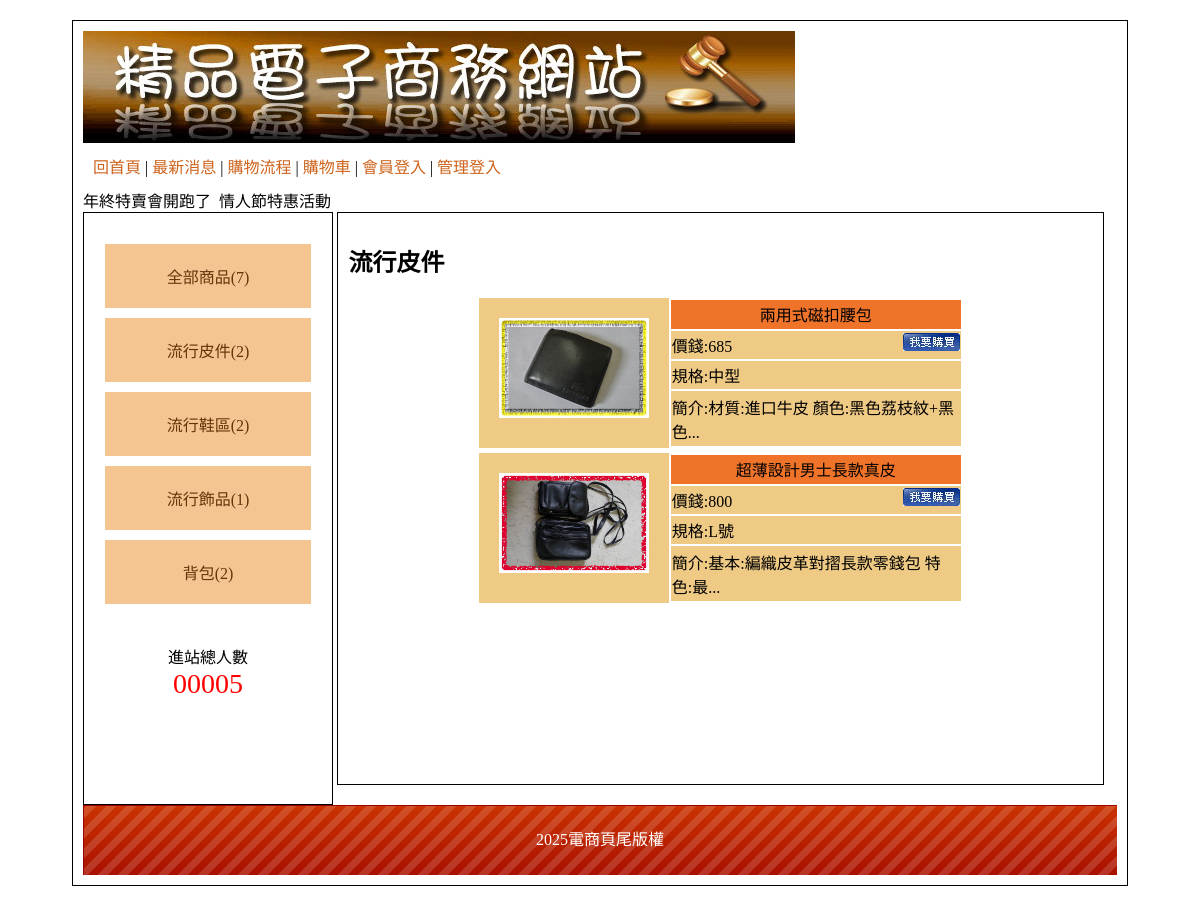
Screenshot of /?type=1 with the database file from the repository.
### tables this page shows
CREATE TABLE `type` (
  `id` int(10) UNSIGNED NOT NULL,
  `name` text NOT NULL,
  `big_id` int(2) NOT NULL DEFAULT 0
);

CREATE TABLE `item` (
  `id` int(10) UNSIGNED NOT NULL,
  `no` text NOT NULL,
  `name` text NOT NULL,
  `price` int(10) UNSIGNED NOT NULL,
  `spec` text NOT NULL,
  `stock` int(10) UNSIGNED NOT NULL,
  `img` text NOT NULL,
  `intro` text NOT NULL,
  `big` int(10) UNSIGNED NOT NULL,
  `mid` int(10) UNSIGNED NOT NULL,
  `sh` int(1) NOT NULL
);

CREATE TABLE `bot` (
  `id` int(10) UNSIGNED NOT NULL,
  `bottom` text NOT NULL
);

### api/db.php (called while the page is built, shortened)
<?php
class DB{
private $dsn="mysql:host=localhost;dbname=db11;charset=utf8";
private $pdo;
private $table;
function __construct($table){
    $this->table=$table;
    $this->pdo=new PDO($this->dsn,"root",'');
}
function all(...$arg){
    $sql="select * from $this->table ";
    if(isset($arg[0])){
        if(is_array($arg[0])){
            $tmp=$this->arraytosql($arg[0]);
            $sql=$sql." where ".join(" AND " , $tmp);
        }else{
            $sql .= $arg[0];
        }
    }
    return $this->pdo->query($sql)->fetchAll(PDO::FETCH_ASSOC);
}
function count(...$arg){
    $sql="select count(*) from $this->table ";
    if(isset($arg[0])){
        if(is_array($arg[0])){
            $tmp=$this->arraytosql($arg[0]);
            $sql=$sql." where ".join(" AND " , $tmp);
        }else{
            $sql .= $arg[0];
        }
    }
    return $this->pdo->query($sql)->fetchColumn();
}
function find($id){
    $sql="select * from $this->table ";
    if(is_array($id)){
        $tmp=$this->arraytosql($id);
        $sql=$sql." where ".join(" AND " , $tmp);
    }else{
        $sql .= " WHERE `id`='$id'";
    }
    return $this->pdo->query($sql)->fetch(PDO::FETCH_ASSOC);
}
private function arraytosql($array){
    $tmp=[];
    foreach($array as $key => $value){
        $tmp[]="`$key`='$value'";
    }
    return $tmp;
}
}
$Type=new DB('type');
$Bot=new DB('bot');
$Item=new DB('item');
?>

### index.php (the view, shortened to what this page needs)
<?php include_once "./api/db.php";?>
<!DOCTYPE html
    PUBLIC "-//W3C//DTD XHTML 1.0 Transitional//EN" "http://www.w3.org/TR/xhtml1/DTD/xhtml1-transitional.dtd">
<html xmlns="http://www.w3.org/1999/xhtml">
<head>
    <link href="./css/css.css" rel="stylesheet" type="text/css">
</head>
<body>
    <div id="main">
        <div id="top">
            <a href="?">
                <img src="./icon/0416.jpg">
            </a>
            <div style="padding:10px;">
                <a href="?">回首頁</a> |
                <a href="?do=news">最新消息</a> |
                <a href="?do=look">購物流程</a> |
                <a href="?do=buycart">購物車</a> |
                <?php
                  if(isset($_SESSION['login'])){
                    echo "<a href='./api/logout.php'>登出</a>";
                  }else{
                    echo "<a href='?do=login'>會員登入</a>";
                  }
                ?>
                |
                <?php
                  if(isset($_SESSION['admin'])){
                    echo "<a href='back.php'>返回管理</a>";
                  }else{
                    echo "<a href='?do=admin'>管理登入</a>";
                  }
                ?>
            </div>
            <marquee>年終特賣會開跑了&nbsp;&nbsp;情人節特惠活動 &nbsp;&nbsp;</marquee>
        </div>
        <div id="left" class="ct">
            <div style="min-height:400px;">
              <a href="?type=0">全部商品(<?=$Item->count(['sh'=>1]);?>)</a>
              <?php
              $bigs=$Type->all(['big_id'=>0]) ;
              foreach ($bigs as $big):
              ?>
                <div class="ww">
                <a href="?type=<?=$big['id'];?>"><?=$big['name'];?>(<?=$Item->count(['big'=>$big['id'],'sh'=>1]);?>)</a>
             <?php
                echo "</div>";
              endforeach;
             ?>
            </div>
            <span>
                <div>進站總人數</div>
                <div style="color:#f00; font-size:28px;">
                    00005 </div>
            </span>
        </div>
        <div id="right">
            <?php
              $do=$_GET['do']??'main';
              $file="./front/{$do}.php";
              if(file_exists($file)){
                include $file;
             }else{
                include "./front/main.php";
             }
            ?>
        </div>
        <div id="bottom" style="line-height:70px;background:url(./icon/bot.png); color:#FFF;" class="ct">
            <?=$Bot->find(1)['bottom'];?> </div>
    </div>
</body>
</html>

### front/main.php
<?php
$type=$_GET['type']??0;
$nav="全部商品";
if($type!=0){
  $row=$Type->find($type);
  if($row['big_id']==0){
    $nav=$row['name'];
    $items=$Item->all(['sh'=>1,'big'=>$type]);
  }else{
    $big=$Type->find($row['big_id']);
    $nav=$big['name']." > ".$row['name'];
    $items=$Item->all(['sh'=>1,'mid'=>$type]);
  }
}else{
    $items=$Item->all(['sh'=>1]);
}
?>
<h2><?=$nav;?></h2>
<?php foreach($items as $item): ?>
<div style="display:flex;width:65%;height:150px;margin:5px auto;">
    <div class="pp ct" style="padding:20px;">
      <a href="?do=detail&id=<?=$item['id'];?>">
       <img src="./image/<?=$item['img'];?>" style="width:150px;height:100px;">
      </a>
    </div>
    <div>
        <table style="height:100%;">
            <tr class="tt ct">
                <td><?=$item['name'];?></td>
            </tr>
            <tr class="pp">
            <td>價錢:<?=$item['price'];?>
            <a href="?do=buycart&id=<?=$item['id'];?>&qt=1">
                <img src="./icon/0402.jpg"style="float:right">
            </a>
            </td>
            </tr>
            <tr class="pp">
                <td>規格:<?=$item['spec'];?></td>
            </tr>
            <tr class="pp">
                <td>
                    簡介:<?=mb_substr($item['intro'],0,20);?>...
                </td>
            </tr>
        </table>
    </div>
</div>
<?php endforeach;?>

### css/css.css (style rules this page uses)
body { font-family:"微軟正黑體"; }
#main { width:1034px; padding:10px; margin:20px auto 20px auto; border:#000 solid 1px; min-height:768px; }
#top a { color:#CE631C; text-decoration:none; }
#left { display:inline-block; width:20%; padding:2%; min-height:550px; vertical-align:top; border:#000 1px solid; }
#left a { display:block; padding:20px 5px 20px 5px; text-decoration:none; background:#F4C591; margin:10px auto 10px auto; color:#65350A; }
.ct { text-align:center; }
#right { display:inline-block; width:72%; padding:1%; min-height:550px; border:#000 1px solid; }
#bottom { height:70px; background-size:cover; }
.tt { background:#EF7429; }
.tt td { background:#EF7429; }
.pp { background:#EFCA85; }
.pp td { background:#EFCA85; }

### rows the page displays
type: name "流行皮件", count "2"
type: name "流行鞋區", id "2"
type: name "流行飾品", count "1"
type: name "背包", count "2"
item: img (picture), name "兩用式磁扣腰包", price "685", spec "中型", intro "材質:進口牛皮 顏色:黑色荔枝紋+黑色"
item: img (picture), name "超薄設計男士長款真皮", price "800", spec "L號", intro "基本:編織皮革對摺長款零錢包 特色:最"
bot: bottom "2025電商頁尾版權"

### other values shown
$Item->count(['sh'=>1]) "7"
